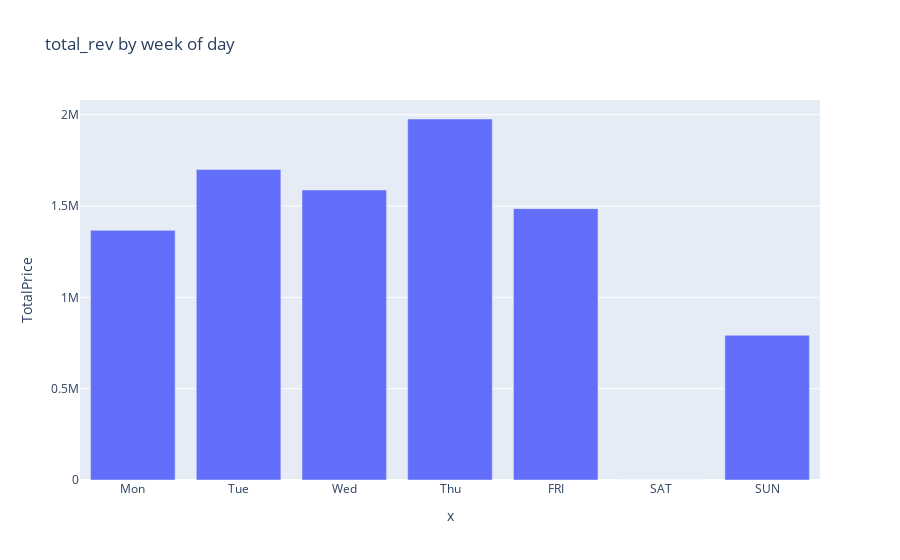

Notebook code for this chart:
### Markdown cell above
0,1,2,3,4,6만 나왔다 5 = 토요일로 , 토요일에 미판매를 하는 것인지 오류인지까지는 알기 어렵다.

### Code cell
rev_wod[5] = 0
rev_wod = rev_wod.sort_index()
px.bar(rev_wod,
        title = 'total_rev by week of day',
        x = ['Mon', 'Tue', 'Wed', 'Thu', 'FRI', 'SAT', 'SUN'],
        y = 'TotalPrice')

### Figure 1 — Plotly figure (JSON) as saved in the notebook; plotly's stock layout.template omitted (floating-point values rounded to 4 significant figures)
{"data": [{"alignmentgroup": "True", "hovertemplate": "x=%{x}<br>TotalPrice=%{y}<extra></extra>", "legendgroup": "", "marker": {"color": "#636efa", "pattern": {"shape": ""}}, "name": "", "offsetgroup": "", "orientation": "v", "showlegend": false, "textposition": "auto", "type": "bar", "x": ["Mon", "Tue", "Wed", "Thu", "FRI", "SAT", "SUN"], "xaxis": "x", "y": [1367000.0, 1701000.0, 1588000.0, 1977000.0, 1486000.0, 0, 792500.0], "yaxis": "y"}], "layout": {"barmode": "relative", "legend": {"tracegroupgap": 0}, "title": {"text": "total_rev by week of day"}, "xaxis": {"anchor": "y", "domain": [0, 1], "title": {"text": "x"}}, "yaxis": {"anchor": "x", "domain": [0, 1], "title": {"text": "TotalPrice"}}}}
